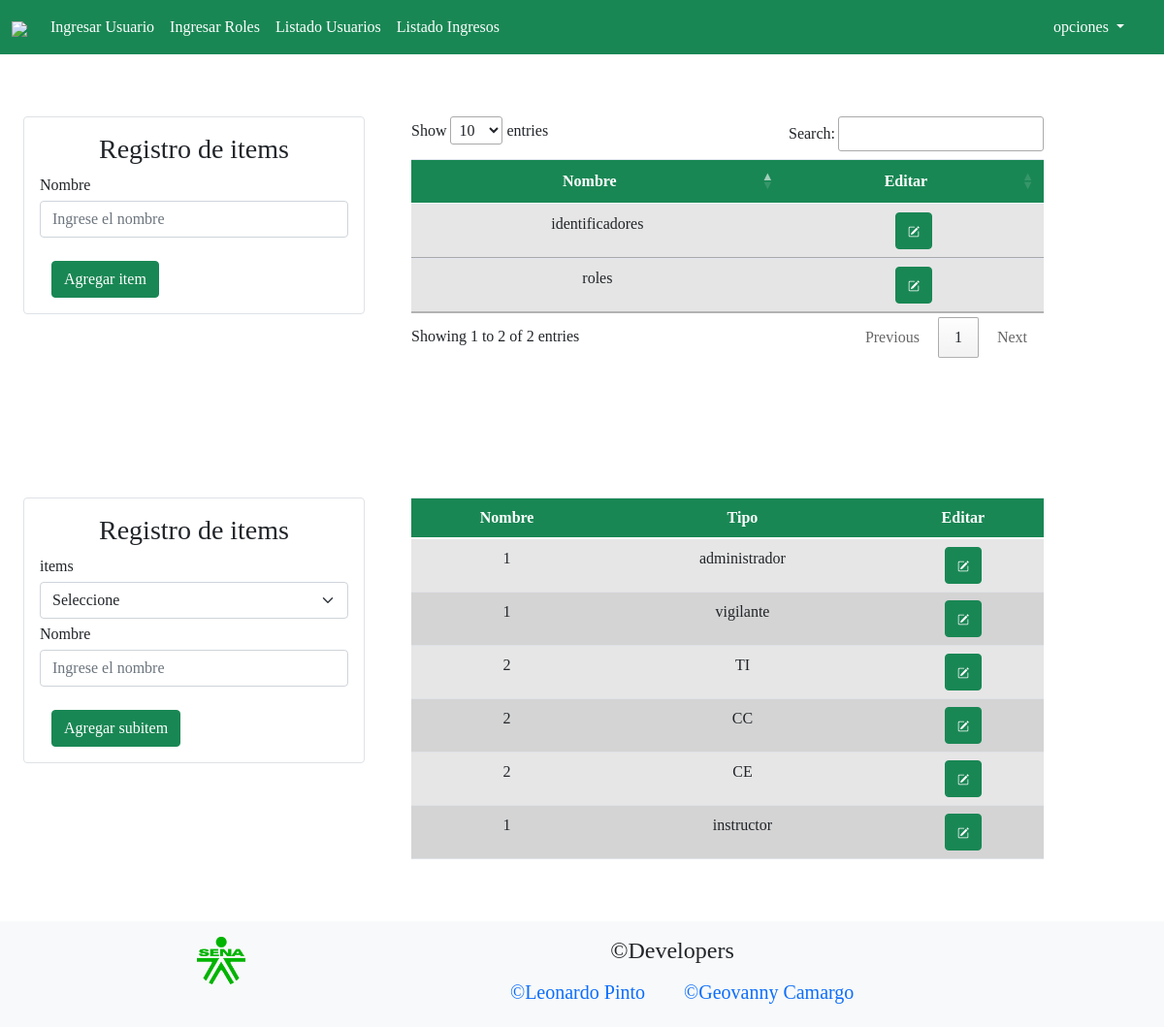
The page /pages/items.php (signed in) on the database as committed earlier.
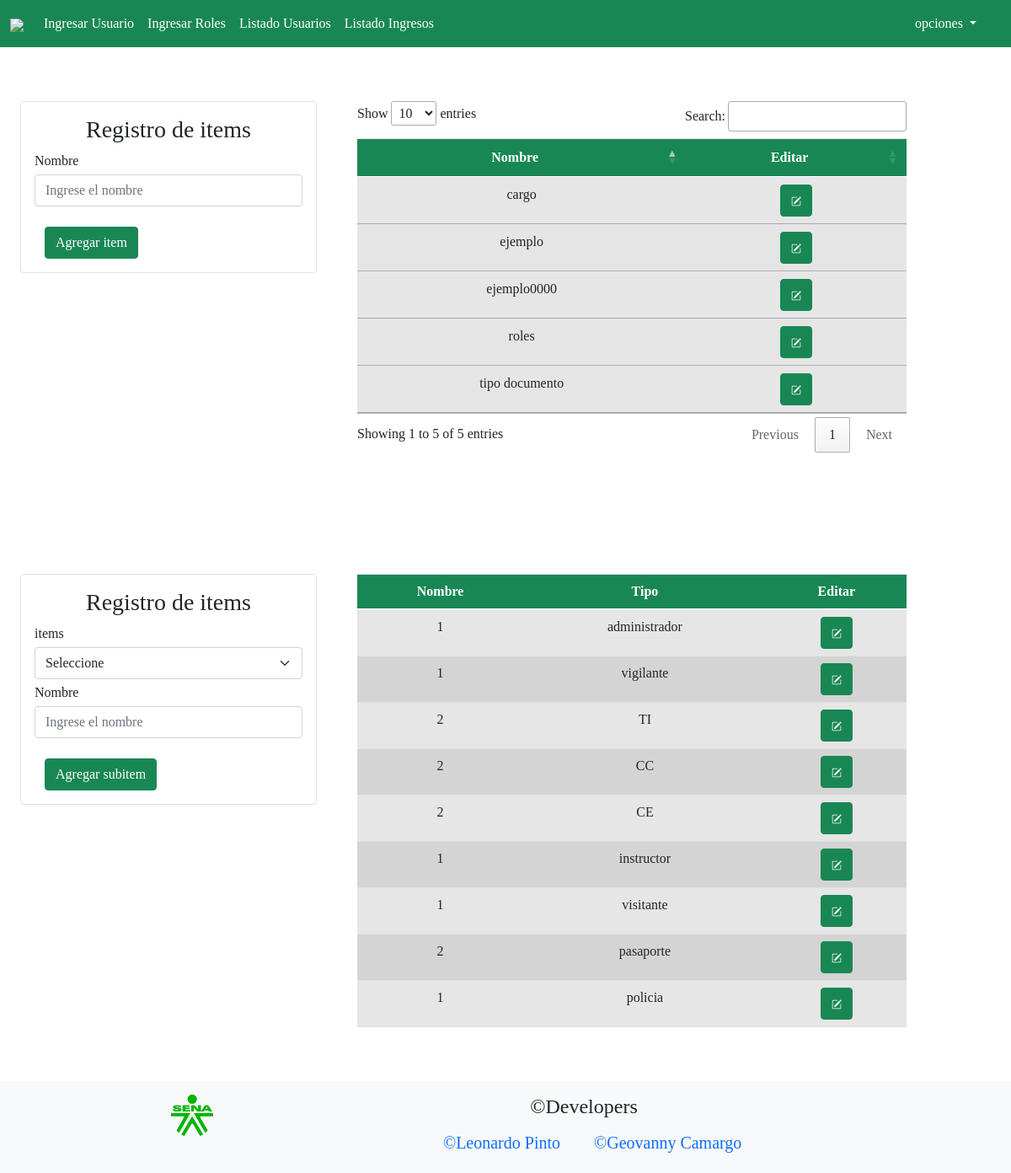
The same page on the database as committed later.
### tables this page shows
CREATE TABLE `item` (
  `id` int(11) NOT NULL,
  `descripcion` varchar(70) NOT NULL
);

CREATE TABLE `sub_item` (
  `id` int(11) NOT NULL,
  `id_item` int(11) NOT NULL,
  `descripcion` varchar(70) NOT NULL
);

### pages/items.php (the view, shortened to what the changed rows need)
<!DOCTYPE html>
<html lang="es">
<head>
    <link rel="stylesheet" href="../bootstrap-5.0.2-dist/css/sb-admin-2.css">
    <link rel="stylesheet" href="../bootstrap-5.0.2-dist/css/bootstrap.min.css">
    <link rel="stylesheet" href="//cdn.datatables.net/1.12.1/css/jquery.dataTables.min.css">
</head>
<body class="nav">
    <div class="container-fluid">
        <div class="row mt-5">
                    <?php
                        include("../crud/model/connection.php");
                    ?>
            <div class="col-12 col-sm-12 col-md-8 col-xl-7 p-4 mt-5">
            <div class="overflow-auto">
            <?php
            include("../crud/model/connection.php");
            $sql = $con->query("SELECT * FROM item");
            ?>
                <table class="table table-striped table-hover text-center text-white" id="myTable">
                    <thead>
                        <tr>
                            <th scope="col" class="bg-success text-center">Nombre</th>
                            <th scope="col" class="bg-success text-center">Editar</th>
                        </tr>
                    </thead>
                        <tbody>
                            <?php
                                while($datos=$sql->fetch_object()) {
                            ?>
                            <tr class="table-active">
                                <td><?=$datos->descripcion?></td>
                                <td>
                                    <a class="btn btn-small btn-success" href="./modificar_items.php?id=<?= $datos->id ?>"></a>
                                </td>
                        <?php
                            }
                        ?>
                        </tbody>
                </table>
            </div>
            </div>
    <div class="container">
        <div class="row mt-5">
                <?php
                    include("../crud/model/connection.php");
                ?>
            <div class="col-12 col-sm-12 col-md-8 col-xl-7 p-4 mt-5">
            <div class="overflow-auto">
            <?php
            include("../crud/model/connection.php");
            $sql_sub = $con->query("SELECT * FROM sub_item");
            ?>
                <table class="table table-striped table-hover text-center text-white" id="myTable">
                    <thead>
                        <tr>
                            <th scope="col" class="bg-success text-center">Nombre</th>
                            <th scope="col" class="bg-success text-center">Tipo</th>
                            <th scope="col" class="bg-success text-center">Editar</th>
                        </tr>
                    </thead>
                        <tbody>
                        <?php
                            while($datos=$sql_sub->fetch_object()) {
                        ?>
                            <tr class="table-active">
                                <td><?=$datos->id_item?></td>
                                <td><?=$datos->descripcion?></td>
                                <td>
                                    <a class="btn btn-small btn-success" href="../crud/controller/modificar_sub_items.php?id=<?= $datos->id ?>"></a>
                                </td>
                            <?php
                            }
                            ?>
                        </tbody>
                </table>
                </div>
            </div>
        </div>
    </div>
</body>
</html>

Rows that differ between the two databases and show on the page:
added item: descripcion "cargo"
added item: descripcion "ejemplo"
added item: descripcion "ejemplo0000"
shown differently, row unchanged: item "roles": moves up the list
changed item: descripcion "identificadores" → "tipo documento"
added sub_item: id_item "1", descripcion "visitante"
added sub_item: id_item "2", descripcion "pasaporte"
added sub_item: id_item "1", descripcion "policia"
Other text that changed with them:
text written by a page script: "Show entries Search: Showing 1 to 2 of 2 entries Previous 1 Next" → "Show entries Search: Showing 1 to 5 of 5 entries Previous 1 Next"
